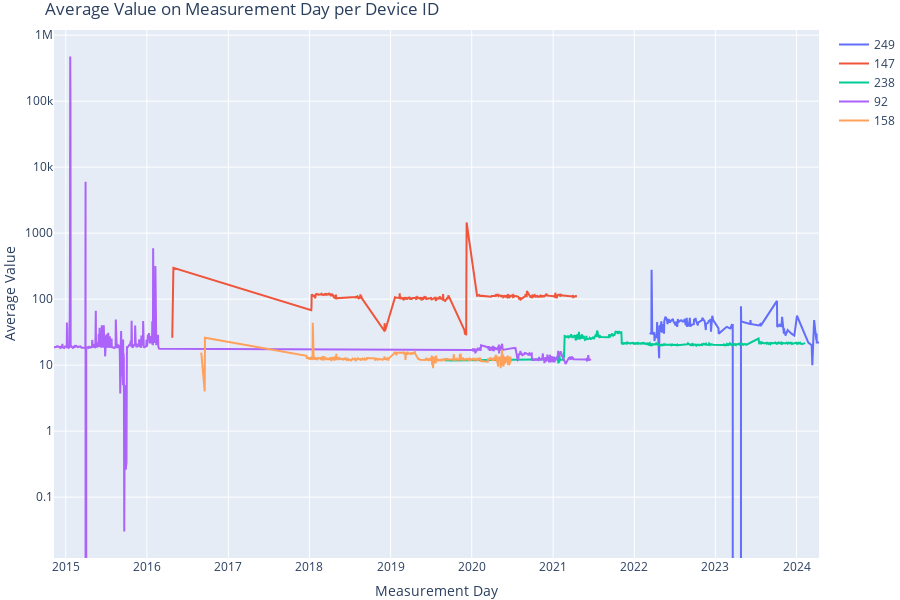

Notebook code cell kept with this figure:
### Code cell
import pandas as pd
import plotly.graph_objects as go
import random

df['Measurement Day'] = pd.to_datetime(df['Measurement Day'], unit='s')

grouped = df.groupby(['Device ID', 'Measurement Day'])['Average Value'].mean().reset_index()
random_device_id = random.sample(list(grouped['Device ID'].unique()), 5)

fig = go.Figure()

for device_id in random_device_id:
    device_data = grouped[grouped['Device ID'] == device_id]
    device_id_str = str(device_id)
    fig.add_trace(go.Scatter(x=device_data['Measurement Day'], y=device_data['Average Value'], mode='lines', name=device_id_str))

fig.update_layout(
    title='Average Value on Measurement Day per Device ID',
    xaxis=dict(title='Measurement Day'),
    yaxis=dict(title='Average Value', type='log', range=[0, None]),
    hovermode='x',
    showlegend=True,
    margin=dict(l=0, r=0, t=30, b=0),
    height=600 
)

fig.show()

### Figure 1 — Plotly figure (JSON) as saved in the notebook; plotly's stock layout.template omitted (floating-point values rounded to 4 significant figures; data arrays with more than 128 entries replaced by an {"elided": "..."} marker saying what was removed)
{"data": [{"mode": "lines", "name": "249", "type": "scatter", "x": {"elided": "156 str values"}, "y": {"elided": "156 float values"}}, {"mode": "lines", "name": "147", "type": "scatter", "x": {"elided": "516 str values"}, "y": {"elided": "516 float values"}}, {"mode": "lines", "name": "238", "type": "scatter", "x": {"elided": "906 str values"}, "y": {"elided": "906 float values"}}, {"mode": "lines", "name": "92", "type": "scatter", "x": {"elided": "748 str values"}, "y": {"elided": "748 float values"}}, {"mode": "lines", "name": "158", "type": "scatter", "x": {"elided": "717 str values"}, "y": {"elided": "717 float values"}}], "layout": {"height": 600, "hovermode": "x", "margin": {"b": 0, "l": 0, "r": 0, "t": 30}, "showlegend": true, "title": {"text": "Average Value on Measurement Day per Device ID"}, "xaxis": {"title": {"text": "Measurement Day"}}, "yaxis": {"range": [0, null], "title": {"text": "Average Value"}, "type": "log"}}}
